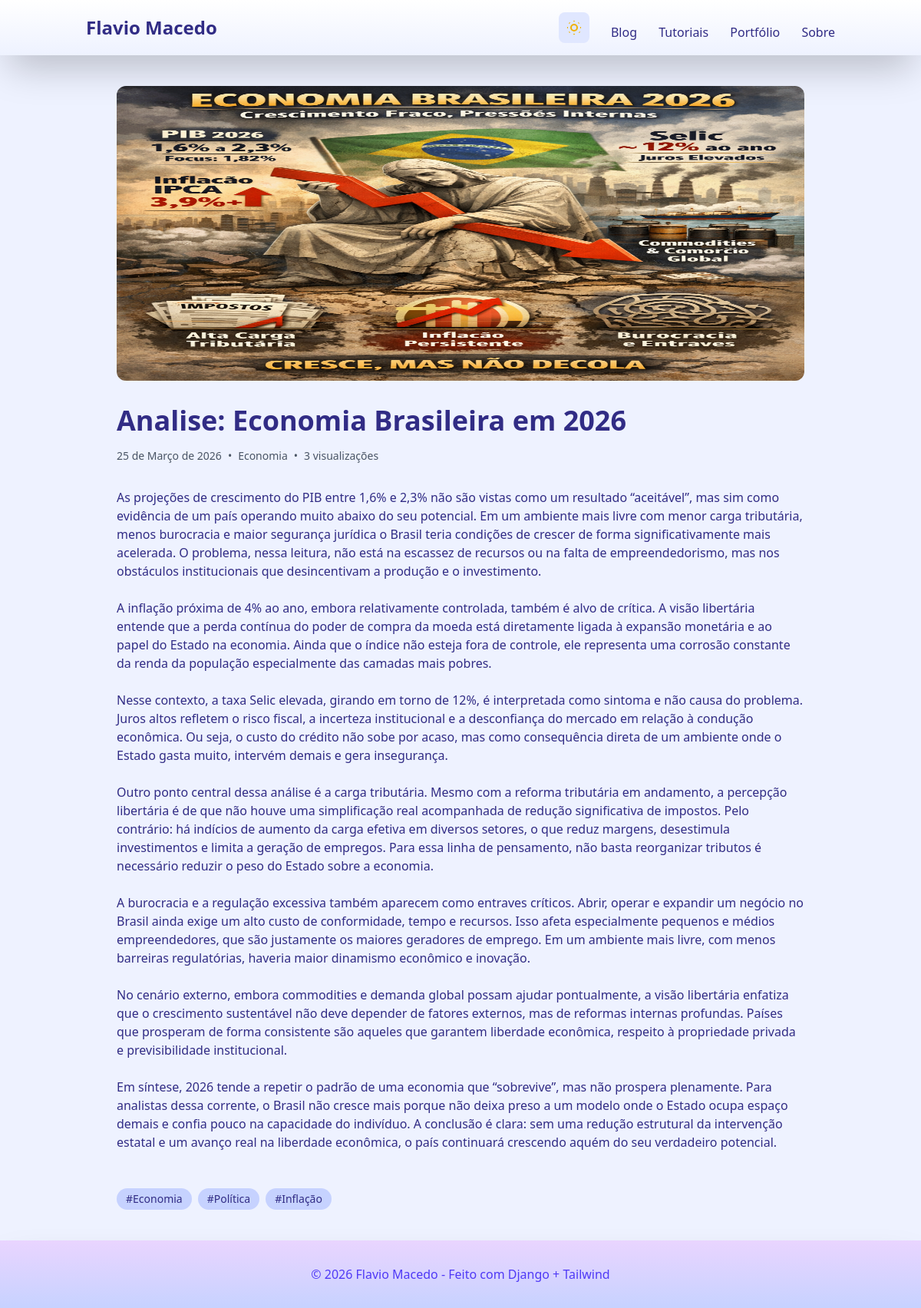
The page /post/analise-economia-brasileira-em-2026/ on the database its author committed.
### blog/models.py (models this page shows, shortened)
class Post(models.Model):
    title = models.CharField(max_length=200)
    slug = models.SlugField(unique=True)
    content = CKEditor5Field(
        'Conteúdo',
        config_name='default',
    )
    category = models.ForeignKey(Category, on_delete=models.CASCADE)
    tags = models.ManyToManyField(Tag)
    featured_image = models.ImageField(upload_to='posts/')
    is_tutorial = models.BooleanField(default=False)
    github_link = models.URLField(blank=True)
    published_at = models.DateTimeField(auto_now_add=True)
    views = models.IntegerField(default=0)
    def get_rendered_content(self):
        import markdown
        return markdown.markdown(
            self.content,
            extensions=[
                'markdown.extensions.extra',         # tables, fenced code, etc
                'markdown.extensions.codehilite',    # ou use pygments
                'markdown.extensions.toc',
                'markdown.extensions.sane_lists',
            ],
            extension_configs={
                'markdown.extensions.codehilite': {
                    'linenums': False,          # linhas numeradas (opcional)
                    'guess_lang': True,         # tenta detectar linguagem
                    'use_pygments': True,       # usa Pygments (ESSENCIAL)
                    'pygments_style': 'dracula' # 🎨 tema de cores
                }
            }
        )

class Category(models.Model):
    name = models.CharField(max_length=50)
    slug = models.SlugField(unique=True)

class Tag(models.Model):
    name = models.CharField(max_length=30)
    slug = models.SlugField(max_length=40, unique=True, blank=True)

### blog/views.py (the view)
# urls.py: path('post/<slug:slug>/', views.PostDetailView.as_view(), name='post_detail'),
class PostDetailView(DetailView):
    model = Post
    template_name = 'blog/post_detail.html'
    context_object_name = 'post'
    slug_field = 'slug'
    slug_url_kwarg = 'slug'
    def get_object(self, queryset=None):
        obj = super().get_object(queryset)
        obj = cast(Post, obj)
        obj.views += 1
        obj.save(update_fields=['views'])
        return obj
    def get_context_data(self, **kwargs):
        context = super().get_context_data(**kwargs)
        obj = self.get_object()
        context['related_posts'] = Post.objects.filter(
            category=obj.category
        ).exclude(pk=obj.pk).order_by('-published_at')[:4]
        return context

### blog/templates/blog/post_detail.html (shortened to what this page needs)
{% extends 'base.html' %}
{% load static %}
{% block content %}
    <article class="max-w-4xl mx-auto prose prose-lg dark:prose-invert prose-headings:text-indigo-600 dark:prose-headings:text-indigo-400">
        {% if post.featured_image %}
            <img src="{{ post.featured_image.url }}" alt="{{ post.title }}" class="w-full h-96 object-top rounded-xl mb-8">
        {% endif %}
        <h1 class="text-4xl font-bold mb-4">{{ post.title }}</h1>
        <div class="flex items-center text-sm text-gray-600 dark:text-gray-400 mb-8">
            <span>{{ post.published_at|date:"d \d\e F \d\e Y"}}</span>
            <span class="mx-2">•</span>
            <a href="{% url 'blog:category_detail' post.category.slug %}" class="hover:text-indigo-600">
                {{ post.category.name }}
            </a>
            <span class="mx-2">•</span>
            <span>{{ post.views }} visualizações</span>
        </div>
        <div class="rendered-content">
            {{ post.get_rendered_content|safe }}
        </div>
        <div class="mt-12 flex flex-wrap gap-2">
            {% for tag in post.tags.all %}
                {% if tag.slug %}
                    <a
                        href="{% url 'blog:tag_detail' tag.slug %}"
                        class="px-3 py-1 bg-indigo-200 dark:bg-indigo-700 rounded-full text-sm hover:bg-indigo-100 dark:hover:bg-indigo-900"
                    >
                        #{{ tag.name }}
                    </a>
                {% else %}
                    <span class="px-4 py-2 bg-indigo-200 dark:bg-indigo-700 rounded-full text-sm">
                        #{{ tag.name }}
                    </span>
                {% endif %}
            {% endfor %}
        </div>
    </article>
{% endblock content %}

### rows shown on the page
Post: featured_image (picture), title "Analise: Economia Brasileira em 2026", published_at "25 de Março de 2026", category.name "Economia", views "3", get_rendered_content "As projeções de crescimento do PIB entre 1,6% e 2,3% não são vistas como um resultado “aceitável”, mas sim como evidência de um país operando muito abaixo do seu potencial. Em um ambiente mais livre com menor carga tributária, menos burocracia e maior segurança jurídica o Brasil teria condições de crescer de forma significativamente mais acelerada. O problema, nessa leitura, não está na escassez de recursos ou na falta de empreendedorismo, mas nos obstáculos institucionais que desincentivam a produção e o investimento. A inflação próxima de 4% ao ano, embora relativamente controlada, também é alvo de crítica. A visão libertária entende que a perda contínua do poder de compra da moeda está…"
Tag: name "Economia"
Tag: name "Política"
Tag: name "Inflação"
